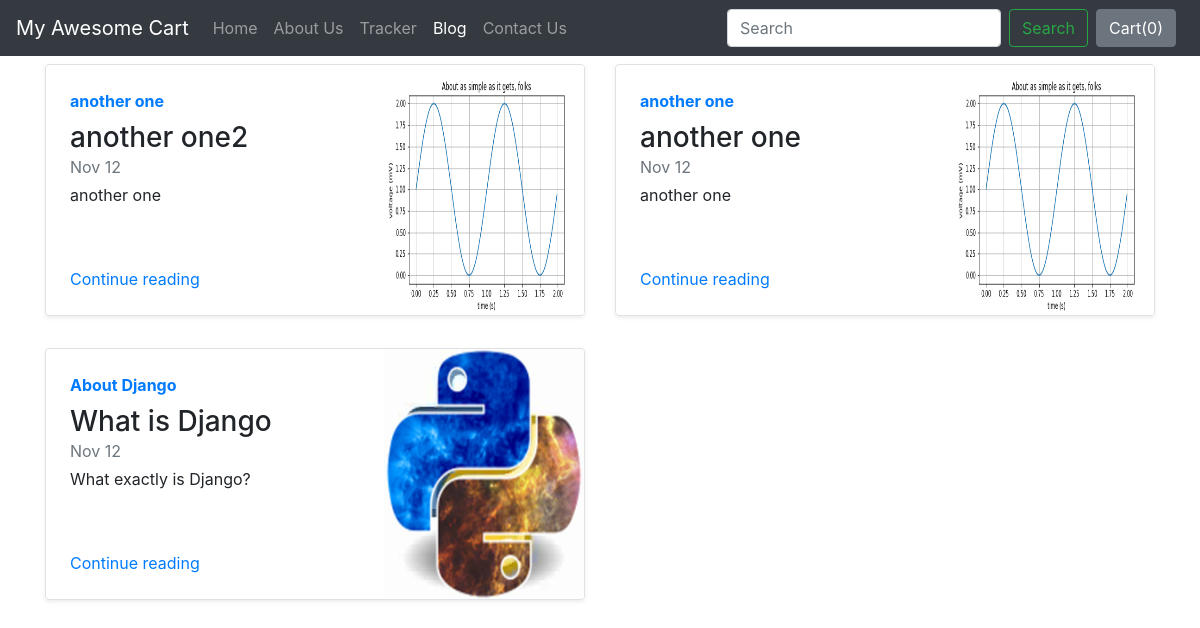
Screenshot of /blog/ with the database file from the repository.
### blog/models.py (models this page shows)
class Blogpost(models.Model):
    post_id = models.AutoField(primary_key=True)
    title = models.CharField(max_length=50)
    head0 = models.CharField(max_length=500, default="")
    chead0 = models.CharField(max_length=5000, default="")
    head1 = models.CharField(max_length=500, default="")
    chead1 = models.CharField(max_length=5000, default="")
    head2 = models.CharField(max_length=500, default="")
    chead2 = models.CharField(max_length=5000, default="")
    pub_date = models.DateField()
    thumbnail = models.ImageField(upload_to='shop/images', default="")
    def __str__(self):
        return self.title

### blog/views.py (the view)
# urls.py: path("", views.index, name="blogHome"),
def index(request):
    myposts = Blogpost.objects.all()
    print(myposts)
    return render(request, 'blog/index.html',
                  {'myposts': myposts})

### blog/templates/blog/index.html
{% extends 'blog/basic.html' %}
{% block body %}
<div class="container">
<div class="row my-2">
    {% for item in myposts %}
        <div class="col-md-6">
            <div
                class="row no-gutters border rounded overflow-hidden flex-md-row mb-4 shadow-sm h-md-250 position-relative">
                <div class="col p-4 d-flex flex-column position-static">
                    <strong class="d-inline-block mb-2 text-primary">{{item.head0}}</strong>
                    <h3 class="mb-0">{{item.title}}</h3>
                    <div class="mb-1 text-muted">Nov 12</div>
                    <p class="card-text mb-auto">{{item.head1}}</p>
                    <a href="blogpost/{{item.post_id}}" class="stretched-link">Continue reading</a>
                </div>
                <div class="col-auto d-none d-lg-block">
                    <img src="/media/{{item.thumbnail}}" class="bd-placeholder-img" width="200" height="250"
                        aria-label="Placeholder: Thumbnail"/>
                </div>
            </div>
        </div>
{% if forloop.counter|divisibleby:2 %}
    </div><div class="row my-2">
    {% endif %}
    {% endfor %}
</div>
{% endblock %}

### rows the page displays
Blogpost: head0 "another one", title "another one2", head1 "another one", thumbnail (picture)
Blogpost: head0 "another one", title "another one", head1 "another one", thumbnail (picture)
Blogpost: head0 "About Django", title "What is Django", head1 "What exactly is Django?", thumbnail (picture)
